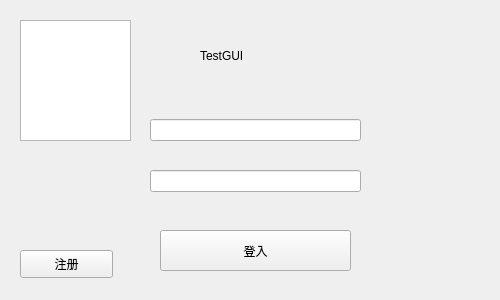
<?xml version="1.0" encoding="UTF-8"?>
<ui version="4.0">
 <class>login</class>
 <widget class="QWidget" name="login">
  <property name="geometry">
   <rect>
    <x>0</x>
    <y>0</y>
    <width>500</width>
    <height>300</height>
   </rect>
  </property>
  <property name="minimumSize">
   <size>
    <width>500</width>
    <height>300</height>
   </size>
  </property>
  <property name="maximumSize">
   <size>
    <width>500</width>
    <height>300</height>
   </size>
  </property>
  <property name="windowTitle">
   <string>Form</string>
  </property>
  <widget class="QPushButton" name="login_register_btn">
   <property name="geometry">
    <rect>
     <x>20</x>
     <y>250</y>
     <width>93</width>
     <height>28</height>
    </rect>
   </property>
   <property name="text">
    <string>注册</string>
   </property>
  </widget>
  <widget class="QPushButton" name="login_login_btn">
   <property name="geometry">
    <rect>
     <x>160</x>
     <y>230</y>
     <width>191</width>
     <height>41</height>
    </rect>
   </property>
   <property name="text">
    <string>登入</string>
   </property>
  </widget>
  <widget class="QGraphicsView" name="graphicsView">
   <property name="geometry">
    <rect>
     <x>20</x>
     <y>20</y>
     <width>111</width>
     <height>121</height>
    </rect>
   </property>
   <property name="styleSheet">
    <string notr="true">border-image: url(:/image/image/loginimage.jpg);
border-color: rgb(255, 255, 255);</string>
   </property>
  </widget>
  <widget class="QLabel" name="label">
   <property name="geometry">
    <rect>
     <x>200</x>
     <y>30</y>
     <width>141</width>
     <height>51</height>
    </rect>
   </property>
   <property name="styleSheet">
    <string notr="true">font: 24pt &quot;Bahnschrift Condensed&quot;;</string>
   </property>
   <property name="text">
    <string>TestGUI</string>
   </property>
  </widget>
  <widget class="QWidget" name="">
   <property name="geometry">
    <rect>
     <x>150</x>
     <y>110</y>
     <width>211</width>
     <height>91</height>
    </rect>
   </property>
   <layout class="QVBoxLayout" name="verticalLayout">
    <property name="spacing">
     <number>20</number>
    </property>
    <item>
     <widget class="QLineEdit" name="login_username_text"/>
    </item>
    <item>
     <widget class="QLineEdit" name="login_password_text"/>
    </item>
   </layout>
  </widget>
 </widget>
 <resources>
  <include location="ui_resource.qrc"/>
 </resources>
 <connections>
  <connection>
   <sender>login_register_btn</sender>
   <signal>clicked()</signal>
   <receiver>login</receiver>
   <slot>login_to_register()</slot>
   <hints>
    <hint type="sourcelabel">
     <x>64</x>
     <y>268</y>
    </hint>
    <hint type="destinationlabel">
     <x>51</x>
     <y>208</y>
    </hint>
   </hints>
  </connection>
  <connection>
   <sender>login_login_btn</sender>
   <signal>clicked()</signal>
   <receiver>login</receiver>
   <slot>check_login()</slot>
   <hints>
    <hint type="sourcelabel">
     <x>235</x>
     <y>251</y>
    </hint>
    <hint type="destinationlabel">
     <x>423</x>
     <y>213</y>
    </hint>
   </hints>
  </connection>
 </connections>
 <slots>
  <slot>login_to_register()</slot>
  <slot>check_login()</slot>
 </slots>
</ui>
